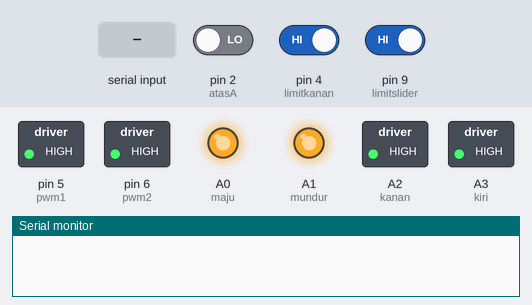
Bench run of a sketch on a simulated Arduino Uno, built with avr-gcc and run on an emulated ATmega328P. On the bench: switched loads named in the sketch (green lamp = pin HIGH), output pins drawn as LEDs (lit = HIGH), the last lines printed to the serial monitor. Dashed ring = blinking. Inputs (shaded band) come from the test bench; at power-on: pin 4 (limitkanan) HIGH, pin 9 (limitslider) HIGH, pin 2 (atasA) LOW.

Above: at 1.2 s.
1.3 s: pin 4 (limitkanan) driven LOW
At 1.45 s:
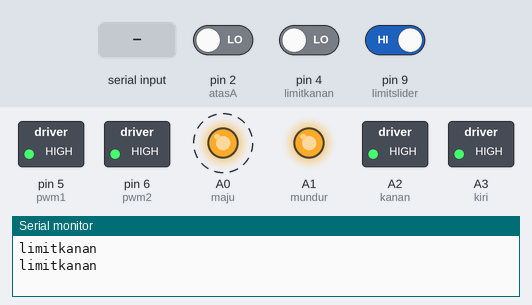
4.3 s: pin 9 (limitslider) driven LOW
At 4.58 s:
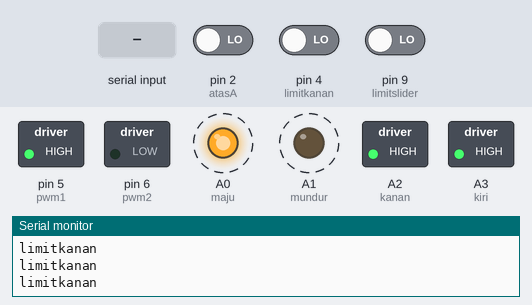
10.3 s: "a" received over Serial
16.3 s: "b" received over Serial
Timing chart, 0 to 20.3 s (numbered marks = the images above; inputs shaded):
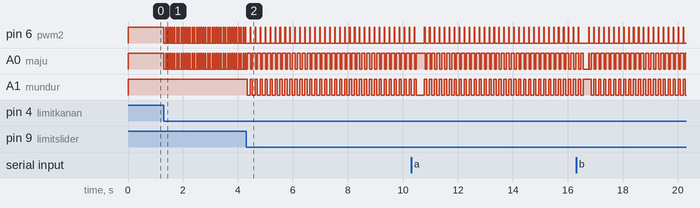

Measured:
- after the input at 1.3 s, pin 6 (pwm2), A0 (maju): alternates HIGH for 0.02 s and LOW for 0.06 s, starting at once
- after the input at 4.3 s, pin 6 (pwm2): alternates HIGH for 0.02 s and LOW for 0.16 s, starting after 0.15 s; A0 (maju): alternates HIGH for 0.12 s and LOW for 0.06 s, starting after 0.17 s; A1 (mundur): alternates HIGH for 0.08 s and LOW for 0.10 s, starting after 0.05 s

The sketch:

NanoNew.ino
```cpp
#include <PS2X_lib.h>
PS2X ps2x;
int ir64, error = 0;
byte type = 0, vibrate = 0;
int LY, LX, RY, RX, LYold, LXold, RYold, RXold;
int control = 'A';
uint8_t tombol2=0, tombol=0, tombol3=0, tombol4=0, tombol5=0;

///////////////////////////////Swicth/////////////////////////////
#define limitkanan  4
//#define limitkiri   3
#define limitstick  A5
#define limitslider 9
///////////////////////////////Motor//////////////////////////////
#define kanan   A2    //
#define kiri    A3    //
#define pwm1    5    //
#define maju    A0    //
#define mundur  A1    //
#define pwm2    6    //
///////////////////////////////encoder//////////////////////////////
#define atasA   2
#define atasB   3

float
atas = 0,
jariroda = 2.2, pulsa = 134,
kll = 2 * PI * jariroda,
cm = pulsa / kll, jarak = 0;

void setup() {
  pinMode(kanan, OUTPUT);
  pinMode(kiri, OUTPUT);
  pinMode(pwm1, OUTPUT);
  pinMode(maju, OUTPUT);
  pinMode(mundur, OUTPUT);
  pinMode(pwm2, OUTPUT);
  pinMode(limitkanan, INPUT_PULLUP);
  pinMode(limitstick, INPUT_PULLUP);
  pinMode(limitslider, INPUT_PULLUP);
  //pinMode(limitkiri, INPUT_PULLUP);
  pinMode(atasB, INPUT_PULLUP);
  attachInterrupt(digitalPinToInterrupt(atasA), counteratas, RISING);
  digitalWrite(kanan, HIGH);
  digitalWrite(kiri, HIGH);
  digitalWrite(pwm1, HIGH);
  digitalWrite(maju, HIGH);
  digitalWrite(mundur, HIGH);
  digitalWrite(pwm2, HIGH);

  // latas = atas;
  // timer = millis();

  Serial.begin(9600);
  error = ps2x.config_gamepad(13, 11, 10, 12, false, false);
  if (error == 0) {
  }
}

void loop() {
  //jarak = kll * (atas / pulsa);
//  Serial.println(atas);
   //prints();
   if (Serial.available() > 0) {
     ir64 = Serial.read();
   }
   if (digitalRead(limitkanan) == LOW)
   {
     Serial.println("limitkanan");
     digitalWrite(maju, LOW);
     digitalWrite(mundur, HIGH);
     analogWrite(pwm2, 0);
     delay(60);
     digitalWrite(maju, HIGH);
     digitalWrite(mundur, HIGH);
     analogWrite(pwm2, 255);
   }
   if (ir64 == 't')
   {
     digitalWrite(maju, LOW);
     digitalWrite(mundur, HIGH);
     analogWrite(pwm2, 0);
   }
   if (digitalRead(limitslider) == LOW)
    {
    digitalWrite(maju, HIGH);
    digitalWrite(mundur, LOW);
    analogWrite(pwm2, 0);
    delay(100);
    digitalWrite(maju, HIGH);
    digitalWrite(mundur, HIGH);
    analogWrite(pwm2, 255);
    }
    if (ir64 == 'u')
    {
      digitalWrite(maju, HIGH);
      digitalWrite(mundur, HIGH);
      analogWrite(pwm2, 255);
    }
    if (ir64 == 'b')
    {
      digitalWrite(maju, LOW);
      digitalWrite(mundur, HIGH);
      analogWrite(pwm2, 0);
      delay(100);
      digitalWrite(maju, HIGH);
      digitalWrite(mundur, HIGH);
      analogWrite(pwm2, 255);
    }
    if (ir64 == 'a')
    {
      digitalWrite(maju, LOW);
      digitalWrite(mundur, HIGH);
      analogWrite(pwm2, 0);
      if (digitalRead(limitslider) == LOW)
       {
       digitalWrite(maju, HIGH);
       digitalWrite(mundur, LOW);
       analogWrite(pwm2, 0);
       delay(200);//100
       digitalWrite(maju, HIGH);
       digitalWrite(mundur, HIGH);
       analogWrite(pwm2, 255);
       Serial.print("q");
       ir64 = 'z';
       }
    }
    if (ir64 == 'b')
    {
      digitalWrite(maju, HIGH);
      digitalWrite(mundur, LOW);
      analogWrite(pwm2, 0);
      if (digitalRead(limitslider) == LOW)
       {
       digitalWrite(maju, LOW);
       digitalWrite(mundur, HIGH);
       analogWrite(pwm2, 0);
       delay(100);
       digitalWrite(maju, HIGH);
       digitalWrite(mundur, HIGH);
       analogWrite(pwm2, 255);
       //Serial.print("w");
       ir64 = 'c';
       }
    }
    if (ir64 == 'd')
    {
      digitalWrite(maju, LOW);
      digitalWrite(mundur, HIGH);
      analogWrite(pwm2, 0);
      if (digitalRead(limitslider) == LOW)
       {
       digitalWrite(maju, HIGH);
       digitalWrite(mundur, LOW);
       analogWrite(pwm2, 0);
       delay(90);
       digitalWrite(maju, HIGH);
       digitalWrite(mundur, HIGH);
       analogWrite(pwm2, 255);
       Serial.print("w");
       ir64 = 'c';
       }
    }

   ps2x.read_gamepad(false, vibrate);

   if (ps2x.ButtonPressed(PSB_PAD_UP))
   { Serial.print("A"); }

   if (ps2x.ButtonReleased(PSB_PAD_UP))
   { Serial.print("Z"); }

   if (ps2x.ButtonPressed(PSB_PAD_DOWN))
   { Serial.print("B"); }

   if (ps2x.ButtonReleased(PSB_PAD_DOWN))
   { Serial.print("Z"); }

   if (ps2x.ButtonPressed(PSB_PAD_LEFT))
   { Serial.print("C"); }

   if (ps2x.ButtonReleased(PSB_PAD_LEFT))
   { Serial.print("Z"); }

   if (ps2x.ButtonPressed(PSB_PAD_RIGHT))
   { Serial.print("D"); }

   if (ps2x.ButtonReleased(PSB_PAD_RIGHT))
   { Serial.print("Z"); }

   if (ps2x.ButtonPressed(PSB_START))
   {
     tombol4++;
     if (tombol4>1)
       {
         tombol4=0;
       }
     if (tombol4 == 0)
       {
         Serial.print("F");
       }
     else if (tombol4 == 1)
       {
         Serial.print("K");
       }
   }

   if (ps2x.ButtonReleased(PSB_START))
   {
     Serial.print("1");
   }

   if (ps2x.ButtonPressed(PSB_SELECT))
   {
     Serial.print("H");
   }

   if (ps2x.ButtonReleased(PSB_SELECT))
   {
   }

   if (ps2x.ButtonPressed(PSB_TRIANGLE))
   {
         Serial.print("G");
         digitalWrite(maju, LOW);
         digitalWrite(mundur, HIGH);
         analogWrite(pwm2, 0);
   }

   if (ps2x.ButtonReleased(PSB_TRIANGLE))
   {  }

   if (ps2x.ButtonPressed(PSB_CIRCLE)) //lingkaran
   {
     Serial.print("I");
   }

   if (ps2x.ButtonReleased(PSB_CIRCLE))
   {
     Serial.print("1");
   }

   if (ps2x.ButtonPressed(PSB_SQUARE)) //kotak
   {
     Serial.print("Y");
     digitalWrite(maju, LOW);
     digitalWrite(mundur, HIGH);
     analogWrite(pwm2, 0);
     // Serial.print("E");
   }

   if (ps2x.ButtonReleased(PSB_SQUARE))
   { //Serial.print("Z");
   }

   if (ps2x.ButtonPressed(PSB_CROSS))
   {
     Serial.print("J");
     digitalWrite(maju, LOW);
     digitalWrite(mundur, HIGH);
     analogWrite(pwm2, 0);
     delay(500);
     digitalWrite(maju, HIGH);
     digitalWrite(mundur, HIGH);
     analogWrite(pwm2, 255);
   }

   if (ps2x.ButtonReleased(PSB_CROSS))
   { }

   if (ps2x.ButtonPressed(PSB_L2))
   {
     Serial.print("S");
   }

   if (ps2x.ButtonReleased(PSB_L2))
   {
     //Serial.print("2");
     //putar(kanan, kiri, 255, HIGH, HIGH);
     Serial.print("1");
   }

   if (ps2x.ButtonPressed(PSB_R1))
   { Serial.print("L"); }

   if (ps2x.ButtonReleased(PSB_R1))
   { Serial.print("Z"); }

   if (ps2x.ButtonPressed(PSB_L1))
   { Serial.print("M"); }

   if (ps2x.ButtonReleased(PSB_L1))
   { Serial.print("Z"); }

   if (ps2x.ButtonPressed(PSB_R2))
   {
     Serial.print("X");
   }

   if (ps2x.ButtonReleased(PSB_R2))
   {
     Serial.print("1");
     //putar(kanan, kiri, 255, HIGH, HIGH);

   }

   if (ps2x.ButtonPressed(PSB_L3))
   {
     Serial.print("O");
   }

   if (ps2x.ButtonReleased(PSB_L3))
   {
     Serial.print("1");
   }

   if (ps2x.ButtonPressed(PSB_R3))
   {
     Serial.print("P");
   }

   if (ps2x.ButtonReleased(PSB_R3))
   {
     Serial.print("1");
   }

   LY = (int) ps2x.Analog(PSS_LY);
   LX = (int) ps2x.Analog(PSS_LX);
   RY = (int) ps2x.Analog(PSS_RY);
   RX = (int) ps2x.Analog(PSS_RX);

   if (LX != LXold || LY != LYold)
   {
     if (LY == 0 && LX == 128) //majupelan
     {
       //slider(maju, mundur, 0, LOW, HIGH);
       //Serial.print("aa");
     }

     if (LY == 255 && LX == 128) //mundurpelan
     {
       //slider(maju, mundur, 0, HIGH, LOW);
       //Serial.print("bb");
     }

     if (LY == 128 && LX == 0) //kiripelan
     { //Serial.print("cc");
        putar(kanan, kiri, 195, HIGH, LOW);
     }

     if (LY == 128 && LX == 255) //kananpelan
     { //Serial.print("dd");
        putar(kanan, kiri, 195, LOW, HIGH);
     }

     if (LY == 128 && LX == 128) //stopotor
     {
       // slider(maju, mundur, 255, HIGH, HIGH);
       putar(kanan, kiri, 255, HIGH, HIGH);
       //Serial.println("stop");
     }
   }

   if (RX != RXold || RY != RYold)
   {
     if (RY == 0 && RX == 128) //majupelan
     {
       slider(maju, mundur, 0, LOW, HIGH);
     }

     if (RY == 255 && RX == 128) //mundurpelan
     {
      slider(maju, mundur, 0, HIGH, LOW);
     }

     if (RY == 128 && RX == 0) //kiripelan
     {
       Serial.print(" ");
     }

     if (RY == 128 && RX == 255) //kananpelan
     { Serial.print(" "); }

     if (RY == 128 && RX == 128) //stopotor
     {
       slider(maju, mundur, 255, HIGH, HIGH);
     }


   }
   LYold = LY;
   LXold = LX;
   RYold = RY;
   RXold = RX;
   delay(20);
}

void slider2()
{
  digitalWrite(maju, LOW);
  digitalWrite(mundur, HIGH);
  analogWrite(pwm2, 0);
  if (digitalRead(limitslider) == LOW)
   {
   digitalWrite(maju, HIGH);
   digitalWrite(mundur, LOW);
   analogWrite(pwm2, 0);
   delay(100);
   digitalWrite(maju, HIGH);
   digitalWrite(mundur, HIGH);
   analogWrite(pwm2, 255);
   }
}

void putar(int a, int b, int c, int d, int e)
{
  digitalWrite(a, d);
  digitalWrite(b, e);
  analogWrite(pwm1, c);
}

void slider(int a, int b, int c, int d, int e)
{
  digitalWrite(a, d);
  digitalWrite(b, e);
  analogWrite(pwm2, c);
}

// void prints()
// {
//   jarak = kll * (atas / pulsa);
//   Serial.print("jarak: ");
//   Serial.print(jarak);
//   Serial.print(" ");
//   Serial.print("atas: ");
//   Serial.println(atas);
// }

void TZ1()
{
    //Serial.print("mulai");
    while (1) {
    jarak = kll * (atas / pulsa);
    // putar(kanan, kiri, 195, LOW, HIGH);
    if (jarak <= 10 )
    {
      //putar(kanan, kiri, 255, HIGH, HIGH);
      putar(kanan, kiri, 215, LOW, HIGH);
      //Serial.println("putark ke kanan ");
    }
    else
    {
      putar(kanan, kiri, 255, HIGH, HIGH);
      //Serial.println("berhenti");
      break;
    }
  }
}

void trial1()
{
    while (1) {
    jarak = kll * (atas / pulsa);
    //putar(kanan, kiri, 195, LOW, HIGH);
    if (jarak >= 9.8 )
    {
      putar(kanan, kiri, 215, HIGH, LOW);
      Serial.println("putark ke kiri ");
      //putar(kanan, kiri, 195, HIGH, LOW);
    }
    else
    {
      Serial.println("berhenti emas");
      putar(kanan, kiri, 255, HIGH, HIGH);
      break;
    }
  }
}

void trial2()
{
    while (1) {
    jarak = kll * (atas / pulsa);
    //putar(kanan, kiri, 195, LOW, HIGH);
    if (jarak >= 6.7 )
    {
      putar(kanan, kiri, 215, HIGH, LOW);
      Serial.println("putark ke kiri ");
      //putar(kanan, kiri, 195, HIGH, LOW);
    }
    else
    {
      Serial.println("berhenti emas");
      putar(kanan, kiri, 255, HIGH, HIGH);
      break;
    }
  }
}

void trial3()
{
    while (1) {
    jarak = kll * (atas / pulsa);
    //putar(kanan, kiri, 195, LOW, HIGH);
    if (jarak >= 3 )
    {
      putar(kanan, kiri, 215, HIGH, LOW);
      Serial.println("putark ke kiri ");
      //putar(kanan, kiri, 195, HIGH, LOW);
    }
    else
    {
      Serial.println("berhenti emas");
      putar(kanan, kiri, 255, HIGH, HIGH);
      break;
    }
  }
}

void trial4()
{
    while (1) {
    jarak = kll * (atas / pulsa);
    if (jarak <= 10 )
    {
      putar(kanan, kiri, 215, LOW, HIGH);
    }
    else
    {
      putar(kanan, kiri, 255, HIGH, HIGH);
      break;
    }
  }
}

void trial5()
{
    while (1) {
    jarak = kll * (atas / pulsa);
    if (jarak <= 8 )
    {
      putar(kanan, kiri, 215, LOW, HIGH);
    }
    else
    {
      putar(kanan, kiri, 255, HIGH, HIGH);
      break;
    }
  }
}

void trial6()
{
    while (1) {
    jarak = kll * (atas / pulsa);
    if (jarak <= 5 )
    {
      putar(kanan, kiri, 215, LOW, HIGH);
    }
    else
    {
      putar(kanan, kiri, 255, HIGH, HIGH);
      break;
    }
  }
}

void trial7()
{
    while (1) {
    jarak = kll * (atas / pulsa);
    if (jarak <= 3 )
    {
      putar(kanan, kiri, 215, LOW, HIGH);
    }
    else
    {
      putar(kanan, kiri, 255, HIGH, HIGH);
      break;
    }
  }
}

void ambilemas()
{
    while (1) {
    jarak = kll * (atas / pulsa);
    //putar(kanan, kiri, 195, LOW, HIGH);
    if (jarak >= 0 )
    {
      putar(kanan, kiri, 215, HIGH, LOW);
      Serial.println("putark ke kiri ");
      //putar(kanan, kiri, 195, HIGH, LOW);
    }
    else
    {
      Serial.println("berhenti emas");
      putar(kanan, kiri, 255, HIGH, HIGH);
      break;
    }
  }
}

void counteratas() {
  if(digitalRead(atasA) && !digitalRead(atasB)) {
    atas += 1;
  }
  if(digitalRead(atasA) && digitalRead(atasB)) {
    atas -= 1;
  }
}
```
